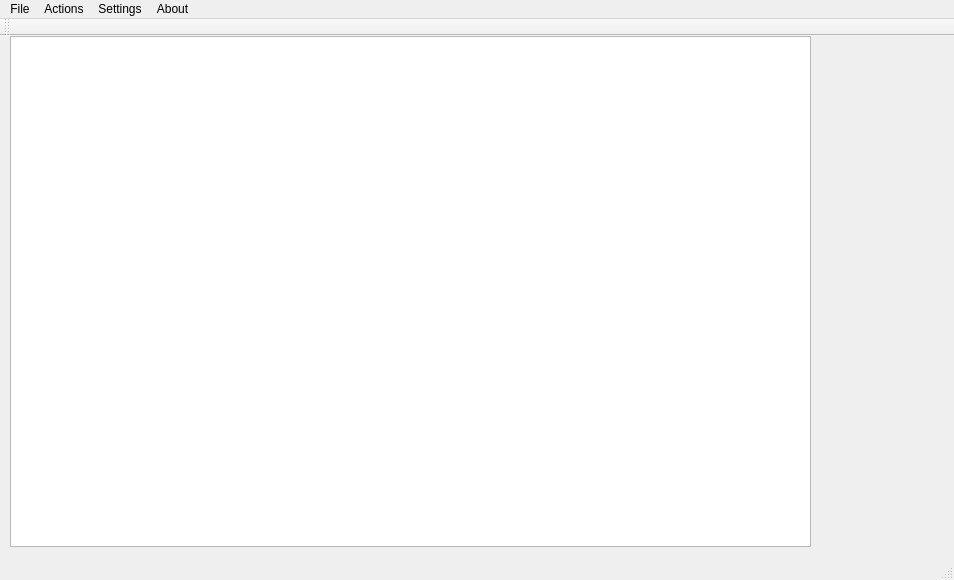
<?xml version="1.0" encoding="UTF-8"?>
<ui version="4.0">
 <class>GraphDigitiser</class>
 <widget class="QMainWindow" name="GraphDigitiser">
  <property name="geometry">
   <rect>
    <x>0</x>
    <y>0</y>
    <width>954</width>
    <height>580</height>
   </rect>
  </property>
  <property name="windowTitle">
   <string>GraphDigitiser</string>
  </property>
  <widget class="QWidget" name="centralWidget">
   <widget class="QGraphicsView" name="graphicsView">
    <property name="geometry">
     <rect>
      <x>10</x>
      <y>0</y>
      <width>801</width>
      <height>511</height>
     </rect>
    </property>
    <property name="sizePolicy">
     <sizepolicy hsizetype="Expanding" vsizetype="Expanding">
      <horstretch>0</horstretch>
      <verstretch>0</verstretch>
     </sizepolicy>
    </property>
    <property name="resizeAnchor">
     <enum>QGraphicsView::AnchorUnderMouse</enum>
    </property>
   </widget>
  </widget>
  <widget class="QMenuBar" name="menuBar">
   <property name="geometry">
    <rect>
     <x>0</x>
     <y>0</y>
     <width>954</width>
     <height>21</height>
    </rect>
   </property>
   <widget class="QMenu" name="menuFile">
    <property name="title">
     <string>File</string>
    </property>
    <addaction name="actionOpen_Image"/>
    <addaction name="actionExport_Data"/>
   </widget>
   <widget class="QMenu" name="menuActions">
    <property name="title">
     <string>Actions</string>
    </property>
    <addaction name="actionCalibrate"/>
    <addaction name="actionManually_digitise"/>
    <addaction name="actionAuto_digitise"/>
    <addaction name="actionShow_data"/>
   </widget>
   <widget class="QMenu" name="menuSettings">
    <property name="title">
     <string>Settings</string>
    </property>
    <widget class="QMenu" name="menuAxes_type">
     <property name="title">
      <string>Axis type</string>
     </property>
     <addaction name="actionLinear_linear"/>
     <addaction name="actionLinear_log"/>
     <addaction name="actionlog_Linear"/>
     <addaction name="actionLog_Log"/>
    </widget>
    <addaction name="menuAxes_type"/>
   </widget>
   <widget class="QMenu" name="menuAbout">
    <property name="title">
     <string>About</string>
    </property>
   </widget>
   <addaction name="menuFile"/>
   <addaction name="menuActions"/>
   <addaction name="menuSettings"/>
   <addaction name="menuAbout"/>
  </widget>
  <widget class="QToolBar" name="mainToolBar">
   <attribute name="toolBarArea">
    <enum>TopToolBarArea</enum>
   </attribute>
   <attribute name="toolBarBreak">
    <bool>false</bool>
   </attribute>
  </widget>
  <widget class="QStatusBar" name="statusBar"/>
  <action name="actionOpen_Image">
   <property name="text">
    <string>Open Image</string>
   </property>
  </action>
  <action name="actionExport_Data">
   <property name="text">
    <string>Export Data</string>
   </property>
  </action>
  <action name="actionCalibrate">
   <property name="text">
    <string>Calibrate</string>
   </property>
  </action>
  <action name="actionManually_digitise">
   <property name="text">
    <string>Manually digitise</string>
   </property>
  </action>
  <action name="actionAuto_digitise">
   <property name="text">
    <string>Auto-digitise</string>
   </property>
  </action>
  <action name="actionLinear_linear">
   <property name="text">
    <string>Linear-Linear</string>
   </property>
  </action>
  <action name="actionLinear_log">
   <property name="text">
    <string>Linear(x)-Log(y)</string>
   </property>
  </action>
  <action name="actionlog_Linear">
   <property name="text">
    <string>Log(x)-Linear(y)</string>
   </property>
  </action>
  <action name="actionLog_Log">
   <property name="text">
    <string>Log-Log</string>
   </property>
  </action>
  <action name="actionShow_data">
   <property name="text">
    <string>Show/Hide data</string>
   </property>
  </action>
 </widget>
 <layoutdefault spacing="6" margin="11"/>
 <resources/>
 <connections/>
</ui>
